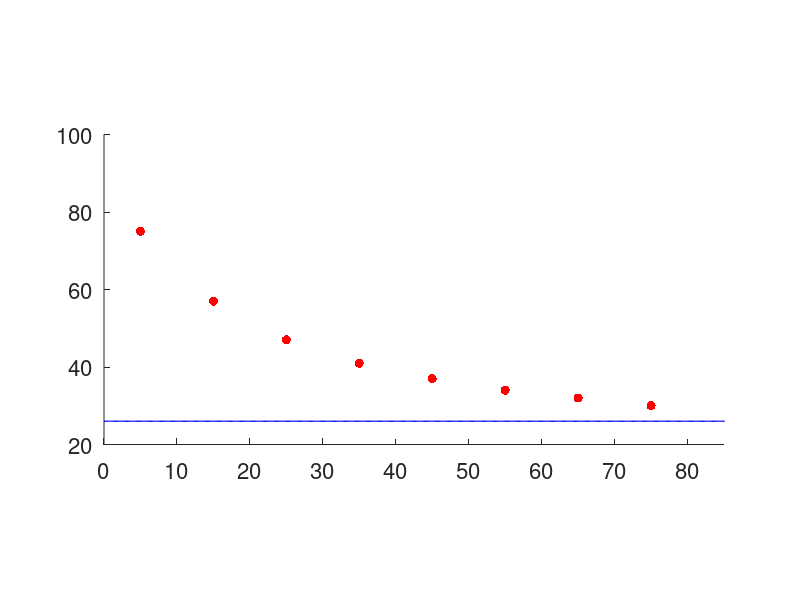
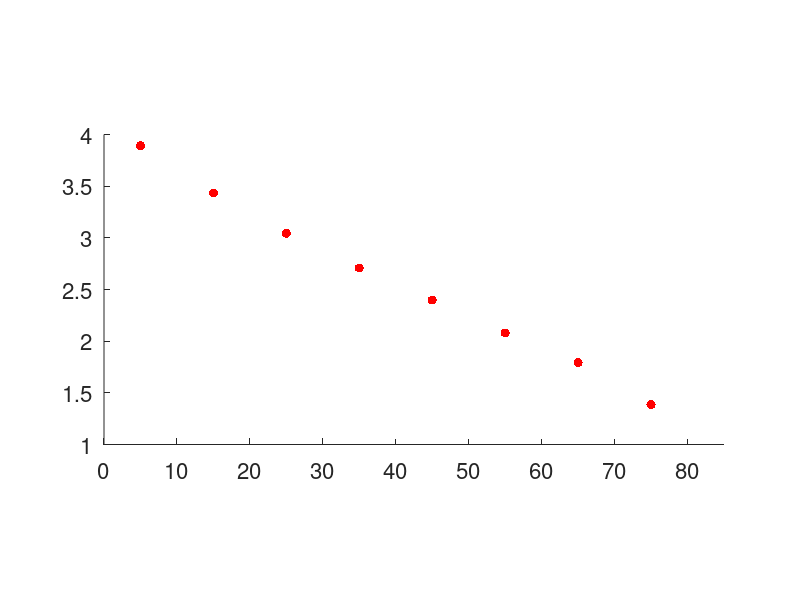
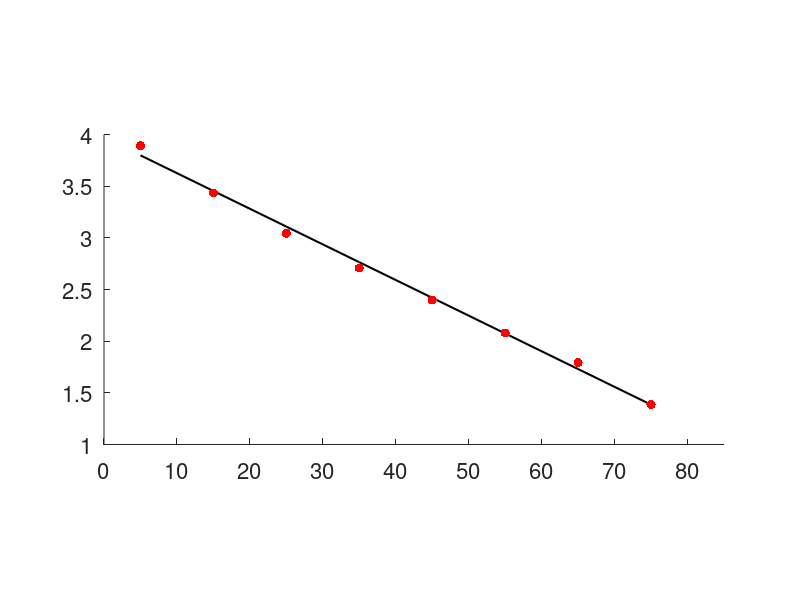
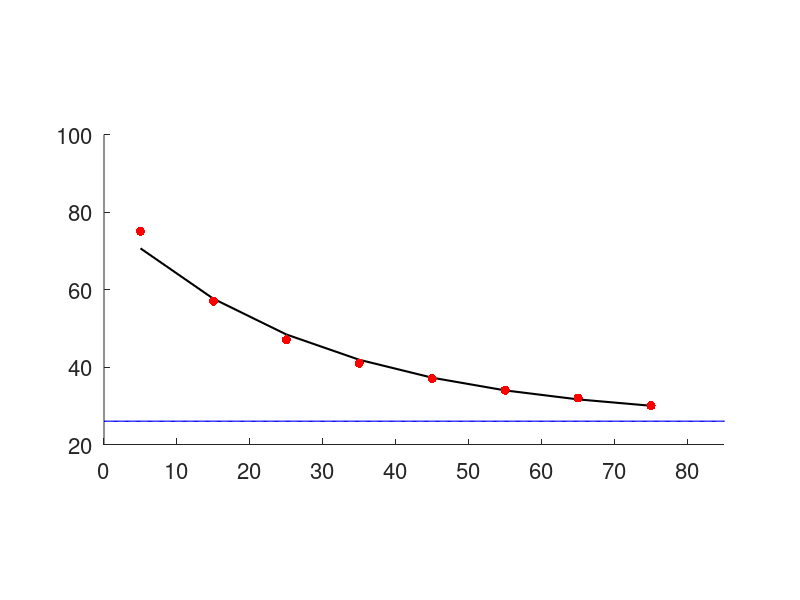

MATLAB code for these plots, in order:
% Matlab/Octave code for temperature modelling video. 
%
% Samuli Siltanen September 2019

%% Preliminary computations and definitions

% Parameters for controlling plot appearance
msize = 20;
lwidth = 1.5;
predline = 1.5;
thinline = 1;
fsize = 16;
tempfsize = 24;
GrayLine = [.6 .6 .6];
LightGray = [.85 .85 .85];

% Here are the data points. Time in minutes, temperature in C.
timevec_orig = [1,2,3,4,5,6,7,8,9,10,11,12,13,...
    14,15,16,17,18,19,20,21,22,...
    23,24,25,26,27,28,29,30,31,32,33,34,...
    35,36,37,38,39,40,41,42,43,44,...
    45,46,47,48,49,50,51,52,53,54,55,...
    56,57,58,59,60,61,62,63,64,65,...
    66,67,68,69,70,71,72,73,74,75,...
    76,77,78,79,80,81,82,83,84,85,...
    86,87,88,89,90,91,92,93,94,95,...
    96,97,98,99,100,101,102,103,104,105,...
    106,107,108,109,110,111,112,113,114,115,116,...
    117,118,119,120,121,122,123,124,125,...
    126,127,128,129,130,131,132,133,134,135,136,...
    137,138,139,140,141,142,143,144,145,146];
tempvec0_orig = [88,84,81,78,75,73,70,68,66,64,62,61,59,...
    58,57,55,54,53,52,51,50,49,...
    48,48,47,46,45,45,44,44,43,42,42,41,...
    41,41,40,40,39,39,38,38,38,37,...
    37,37,36,36,36,35,35,35,35,34,34,...
    34,34,33,33,33,33,33,32,32,32,...
    32,32,31,31,31,31,31,31,31,30,...
    30,30,30,30,30,30,30,30,29,29,...
    29,29,29,29,29,29,29,29,29,28,...
    28,28,28,28,28,28,28,28,28,28,...
    28,28,28,28,27,27,27,27,27,27,27,...
    27,27,27,27,27,27,27,27,27,...
    27,27,27,27,27,26,26,26,26,26,26,...
    26,26,26,26,26,26,26,26,26,26];

% Let's pick out a representative part of the measurements.
timevec = timevec_orig(5:10:round(.55*end));
tempvec0 = tempvec0_orig(5:10:round(.55*end));

% Record an early time-temperature pair
earlymeastime = timevec_orig(15);
earlymeastemp = tempvec0_orig(15);

% Record prediction time and temperature
latemeastime = timevec_orig(90);
latemeastemp = tempvec0_orig(90);

% Background temperature (best guess; the room had different temperatures
% away from the boiling kettle...)
roomtemp = 26;

% Ideal time coordinate vector, extended clearly outside the measurement
% time vector. That way we can study predictions of the model for earlier
% and later times than those measured.
tMAX = max(timevec);
idtimevec = linspace(0,2*tMAX,1000);
idtimevecneg = linspace(-tMAX,2*tMAX,1000);


%% Build an ideal model by fitting a polynomial model to log-temperatures

% Subtract room temperature
tempvec = tempvec0-roomtemp;

% Linear fit for exponential heat behaviour
logtempvec = log(tempvec);
p = polyfit(timevec,logtempvec,1);

% Measured values
figure(1)
clf
plot(timevec,tempvec0,'r.','markersize',msize)
hold on
plot(idtimevec,roomtemp*ones(size(idtimevec)),'b','linewidth',thinline)
set(gca,'xtick',0:10:80 ,'fontsize',fsize)
ylim([20 100])
xlim([0 85])
pbaspect([2 1 1])
box off

% Plot log of measured points
figure(2)
clf
plot(timevec,logtempvec,'r.','markersize',msize)
set(gca,'xtick',0:10:80 ,'fontsize',fsize)
xlim([0 85])
pbaspect([2 1 1])
box off

% Plot linear fit to log-points
figure(3)
clf
plot(timevec,polyval(p,timevec),'k','linewidth',lwidth)
hold on
plot(timevec,logtempvec,'r.','markersize',msize)
set(gca,'xtick',0:10:80 ,'fontsize',fsize)
xlim([0 85])
pbaspect([2 1 1])
box off

% Illustrate the exponential model fit
figure(4)
clf
plot(idtimevec,roomtemp*ones(size(idtimevec)),'b','linewidth',thinline)
hold on
%plot(timevec,roomtemp+exp(polyval(p,timevec)),'k','linewidth',lwidth)
plot(timevec,roomtemp+exp(p(2))*exp(p(1)*timevec),'k','linewidth',lwidth)
plot(timevec,tempvec0,'r.','markersize',msize)
set(gca,'xtick',0:10:80 ,'fontsize',fsize)
ylim([20 100])
xlim([0 85])
pbaspect([2 1 1])
box off




%% Study sensitivity of forward prediction.

% Choose time instant to which the prediction goes
predtime = latemeastime;
indpred = min(find(abs(idtimevec-predtime)==min(abs(idtimevec-predtime))));

% Given the time-temperature pair at some early measurement time,
% we determine the exponential function passing through that point
% and decaying to room temperature with the same rate than the above model.
timeA = earlymeastime;
tempA = earlymeastemp;
logtempA = log(tempA-roomtemp);
pA = p;
pA(2) = logtempA-pA(1)*timeA; % Find constant in the linear model for logtemp
indA = min(find(abs(idtimevec-timeA)==min(abs(idtimevec-timeA))));

timeB = earlymeastime-2;
tempB = earlymeastemp-2;
logtempB = log(tempB-roomtemp);
pB = p;
pB(2) = logtempB-pB(1)*timeB; % Find constant in the linear model for logtemp
indB = min(find(abs(idtimevec-timeB)==min(abs(idtimevec-timeB))));

timeC = earlymeastime+2;
tempC = earlymeastemp+2;
logtempC = log(tempC-roomtemp);
pC = p;
pC(2) = logtempC-pC(1)*timeC; % Find constant in the linear model for logtemp
indC = min(find(abs(idtimevec-timeC)==min(abs(idtimevec-timeC))));

% Evaluate predictions at last measured time
predictionA = roomtemp+exp(pA(2)+pA(1)*predtime);
expfunB = roomtemp+exp(pB(2)+pB(1)*idtimevec);
predictionB = roomtemp+exp(pB(2)+pB(1)*predtime);
expfunC = roomtemp+exp(pC(2)+pC(1)*idtimevec);
predictionC = roomtemp+exp(pC(2)+pC(1)*predtime);
truepred = tempvec0(end);


figure(5)
clf
plot(idtimevec,roomtemp*ones(size(idtimevec)),'b','linewidth',thinline)
hold on
% Plot exponential fit
plot(idtimevec(indA:indpred),roomtemp+exp(pA(2)+pA(1)*idtimevec(indA:indpred)),'k','linewidth',predline)
plot(timeA,tempA,'r.','markersize',msize)
plot(predtime,predictionA,'k.','markersize',msize)
text(predtime-7,predictionA+10,[num2str(predictionA,'%0.1f')],'fontsize',tempfsize)
set(gca,'xtick',0:10:130,'fontsize',fsize)
ylim([20 100])
xlim([0 120])
pbaspect([2 1 1])
box off


figure(6)
clf
plot(idtimevec,roomtemp*ones(size(idtimevec)),'b','linewidth',thinline)
hold on
% Plot exponential fit
pp = plot(idtimevec(indA:indpred),roomtemp+exp(pA(2)+pA(1)*idtimevec(indA:indpred)),'k','linewidth',predline);
set(pp,'color',GrayLine)
plot(idtimevec(indB:indpred),expfunB(indB:indpred),'k','linewidth',predline)
plot(timeA,tempA,'r.','markersize',msize)
plot(timeB,tempB,'b.','markersize',msize)
pp = plot(predtime,predictionA,'k.','markersize',msize);
set(pp,'color',GrayLine)
plot(predtime,predictionB,'k.','markersize',msize)
text(predtime-7,predictionA+10,[num2str(predictionB,'%0.1f')],'fontsize',tempfsize)
set(gca,'xtick',0:10:130,'fontsize',fsize)
ylim([20 100])
xlim([0 120])
pbaspect([2 1 1])
box off


figure(7)
clf
plot(idtimevec,roomtemp*ones(size(idtimevec)),'b','linewidth',thinline)
hold on
pp = plot(idtimevec(indA:indpred),roomtemp+exp(pA(2)+pA(1)*idtimevec(indA:indpred)),'k','linewidth',predline);
set(pp,'color',GrayLine)
pp = plot(idtimevec(indB:indpred),expfunB(indB:indpred),'k','linewidth',predline);
set(pp,'color',GrayLine)
plot(idtimevec(indC:indpred),expfunC(indC:indpred),'k','linewidth',predline)
pp = plot(timeA,tempA,'r.','markersize',msize);
pp = plot(timeB,tempB,'b.','markersize',msize);
set(pp,'color',GrayLine)
plot(timeC,tempC,'b.','markersize',msize)
pp = plot(predtime,predictionA,'k.','markersize',msize);
set(pp,'color',GrayLine)
pp = plot(predtime,predictionB,'k.','markersize',msize);
set(pp,'color',GrayLine)
plot(predtime,predictionC,'k.','markersize',msize)
text(predtime-7,predictionA+10,[num2str(predictionC,'%0.1f')],'fontsize',tempfsize)
set(gca,'xtick',0:10:130,'fontsize',fsize)
ylim([20 100])
xlim([0 120])
pbaspect([2 1 1])
box off


figure(8)
clf
plot(idtimevec,roomtemp*ones(size(idtimevec)),'b','linewidth',thinline)
hold on
pp = plot(idtimevec(indA:indpred),roomtemp+exp(pA(2)+pA(1)*idtimevec(indA:indpred)),'k','linewidth',predline);
set(pp,'color',GrayLine)
pp = plot(idtimevec(indB:indpred),expfunB(indB:indpred),'k','linewidth',predline);
set(pp,'color',GrayLine)
pp = plot(idtimevec(indC:indpred),expfunC(indC:indpred),'k','linewidth',predline)
set(pp,'color',GrayLine)
pp = plot(timeA,tempA,'r.','markersize',msize);
pp = plot(timeB,tempB,'b.','markersize',msize);
set(pp,'color',GrayLine)
pp = plot(timeC,tempC,'b.','markersize',msize);
set(pp,'color',GrayLine)
pp = plot(predtime,predictionA,'k.','markersize',msize);
set(pp,'color',GrayLine)
pp = plot(predtime,predictionB,'k.','markersize',msize);
set(pp,'color',GrayLine)
pp = plot(predtime,predictionC,'k.','markersize',msize);
set(pp,'color',GrayLine)
plot(latemeastime,latemeastemp,'r.','markersize',msize)
tt = text(predtime-7,predictionA+10,[num2str(latemeastemp,'%0.0f')],'fontsize',tempfsize);
set(tt,'color',[1 0 0])
set(gca,'xtick',0:10:130,'fontsize',fsize)
ylim([20 100])
xlim([0 120])
pbaspect([2 1 1])
box off





%% Study sensitivity of backward prediction over a long time interval.

% Given the time-temperature pair at the late measurement time,
% we determine the exponential function passing through that point
% and decaying to room temperature with the same rate than the above model.
timeG = latemeastime;
tempG = latemeastemp;
logtempG = log(tempG-roomtemp);
pG = p;
pG(2) = logtempG-pG(1)*timeG; % Find constant in the linear model for logtemp
indG = min(find(abs(idtimevec-timeG)==min(abs(idtimevec-timeG))));

timeH = latemeastime-1;
tempH = latemeastemp-1;
logtempH = log(tempH-roomtemp);
pH = p;
pH(2) = logtempH-pH(1)*timeH; % Find constant in the linear model for logtemp
indH = min(find(abs(idtimevec-timeH)==min(abs(idtimevec-timeH))));

timeI = latemeastime+1;
tempI = latemeastemp+1;
logtempI = log(tempI-roomtemp);
pI = p;
pI(2) = logtempI-pI(1)*timeI; % Find constant in the linear model for logtemp
indI = min(find(abs(idtimevec-timeI)==min(abs(idtimevec-timeI))));

% Evaluate predictions at time zero
predictionG = roomtemp+exp(pG(2));
expfunG = roomtemp+exp(pG(2)+pG(1)*idtimevec);
predictionH = roomtemp+exp(pH(2));
expfunH = roomtemp+exp(pH(2)+pH(1)*idtimevec);
predictionI = roomtemp+exp(pI(2));
expfunI = roomtemp+exp(pI(2)+pI(1)*idtimevec);


figure(19)
clf
plot(idtimevec,roomtemp*ones(size(idtimevec)),'b','linewidth',thinline)
hold on
pp = plot(timeG,tempG,'r.','markersize',msize);
tt = text(timeG,tempG+8,[num2str(tempG,'%0.0f')],'fontsize',tempfsize);
set(tt,'color',[1 0 0])
set(gca,'xtick',0:10:130,'fontsize',fsize)
ylim([20 100])
xlim([0 120])
pbaspect([2 1 1])
box off


figure(20)
clf
plot(idtimevec,roomtemp*ones(size(idtimevec)),'b','linewidth',thinline)
hold on
pp = plot(idtimevec(1:indG),roomtemp+exp(pG(2)+pG(1)*idtimevec(1:indG)),'k','linewidth',predline);
tt = text(2,predictionG+3,[num2str(predictionG,'%0.0f')],'fontsize',tempfsize);
pp = plot(timeG,tempG,'r.','markersize',msize);
pp = plot(0,predictionG,'k.','markersize',msize);
set(gca,'xtick',0:10:130,'fontsize',fsize)
ylim([20 100])
xlim([0 120])
pbaspect([2 1 1])
box off



figure(21)
clf
plot(idtimevec,roomtemp*ones(size(idtimevec)),'b','linewidth',thinline)
hold on
pp = plot(idtimevec(1:indG),roomtemp+exp(pG(2)+pG(1)*idtimevec(1:indG)),'k','linewidth',predline);
set(pp,'color',GrayLine)
tt = text(2,predictionG+3,[num2str(predictionG,'%0.0f')],'fontsize',tempfsize);
set(tt,'color',GrayLine)
pp = plot(idtimevec(1:indH),expfunH(1:indH),'k','linewidth',predline);
tt = text(2,predictionH+3,[num2str(predictionH,'%0.0f')],'fontsize',tempfsize);
pp = plot(timeG,tempG,'r.','markersize',msize);
pp = plot(timeH,tempH,'b.','markersize',msize);
pp = plot(0,predictionG,'k.','markersize',msize);
set(pp,'color',GrayLine)
pp = plot(0,predictionH,'k.','markersize',msize);
set(gca,'xtick',0:10:130,'fontsize',fsize)
ylim([20 100])
xlim([0 120])
pbaspect([2 1 1])
box off



figure(22)
clf
plot(idtimevec,roomtemp*ones(size(idtimevec)),'b','linewidth',thinline)
hold on
pp = plot(idtimevec(1:indG),roomtemp+exp(pG(2)+pG(1)*idtimevec(1:indG)),'k','linewidth',predline);
set(pp,'color',GrayLine)
tt = text(2,predictionG+3,[num2str(predictionG,'%0.0f')],'fontsize',tempfsize);
set(tt,'color',GrayLine)
pp = plot(idtimevec(1:indH),expfunH(1:indH),'k','linewidth',predline);
set(pp,'color',GrayLine)
tt = text(2,predictionH+3,[num2str(predictionH,'%0.0f')],'fontsize',tempfsize);
set(tt,'color',GrayLine)
pp = plot(idtimevec(1:indI),expfunI(1:indI),'k','linewidth',predline)
pp = plot(timeG,tempG,'r.','markersize',msize);
pp = plot(timeH,tempH,'b.','markersize',msize);
set(pp,'color',GrayLine)
pp = plot(timeI,tempI,'b.','markersize',msize);
pp = plot(0,predictionG,'k.','markersize',msize);
set(pp,'color',GrayLine)
pp = plot(0,predictionH,'k.','markersize',msize);
set(pp,'color',GrayLine)
tt = text(20,80,[num2str(predictionI,'%0.0f')],'fontsize',tempfsize);
set(gca,'xtick',0:10:130,'fontsize',fsize)
ylim([20 100])
xlim([0 120])
pbaspect([2 1 1])
box off





figure(23)
clf
plot(idtimevec,roomtemp*ones(size(idtimevec)),'b','linewidth',thinline)
hold on
pp = plot(idtimevec(1:indG),roomtemp+exp(pG(2)+pG(1)*idtimevec(1:indG)),'k','linewidth',predline);
set(pp,'color',GrayLine)
tt = text(2,predictionG+3,[num2str(predictionG,'%0.0f')],'fontsize',tempfsize);
set(tt,'color',GrayLine)
pp = plot(idtimevec(1:indH),expfunH(1:indH),'k','linewidth',predline);
set(pp,'color',GrayLine)
tt = text(2,predictionH+3,[num2str(predictionH,'%0.0f')],'fontsize',tempfsize);
set(tt,'color',GrayLine)
pp = plot(idtimevec(1:indI),expfunI(1:indI),'k','linewidth',predline)
set(pp,'color',GrayLine)
pp = plot(timeH,tempH,'b.','markersize',msize);
set(pp,'color',GrayLine)
pp = plot(timeI,tempI,'b.','markersize',msize);
set(pp,'color',GrayLine)
pp = plot(timeG,tempG,'r.','markersize',msize);
pp = plot(0,predictionG,'k.','markersize',msize);
set(pp,'color',GrayLine)
pp = plot(0,predictionH,'k.','markersize',msize);
set(pp,'color',GrayLine)
% pp = plot(predtime,predictionI,'k.','markersize',msize);
% set(pp,'color',GrayLine)
tt = text(20,80,[num2str(predictionI,'%0.0f')],'fontsize',tempfsize);
set(tt,'color',GrayLine)
plot(0,100,'r.','markersize',msize)
set(gca,'xtick',0:10:130,'fontsize',fsize)
ylim([20 100])
xlim([0 120])
pbaspect([2 1 1])
box off






%% Evaluate estimates for the boiling time counted backward from 100 minutes

expfunG = roomtemp+exp(pG(2)+pG(1)*idtimevecneg);
tmpG = abs(roomtemp+exp(pG(2)+pG(1)*idtimevecneg)-100);
indG100 = find(tmpG == min(tmpG));
timeG100 = idtimevecneg(indG100);

expfunH = roomtemp+exp(pH(2)+pH(1)*idtimevecneg);
tmpH = abs(roomtemp+exp(pH(2)+pH(1)*idtimevecneg)-100);
indH100 = find(tmpH == min(tmpH));
timeH100 = idtimevecneg(indH100);

expfunI = roomtemp+exp(pI(2)+pI(1)*idtimevecneg);
tmpI = abs(roomtemp+exp(pI(2)+pI(1)*idtimevecneg)-100);
indI100 = find(tmpI == min(tmpI));
timeI100 = idtimevecneg(indI100);

indGneg = min(find(abs(idtimevecneg-timeG)==min(abs(idtimevecneg-timeG))));
indHneg = min(find(abs(idtimevecneg-timeH)==min(abs(idtimevecneg-timeH))));
indIneg = min(find(abs(idtimevecneg-timeI)==min(abs(idtimevecneg-timeI))));



figure(31)
clf
plot(idtimevecneg,roomtemp*ones(size(idtimevecneg)),'b','linewidth',thinline)
hold on
pp = plot(idtimevecneg(1:indGneg),roomtemp+exp(pG(2)+pG(1)*idtimevecneg(1:indGneg)),'k','linewidth',predline);
pp = plot(timeG,tempG,'r.','markersize',msize);
pp = plot(timeG100,100,'k.','markersize',msize);
pp = plot([timeG100,timeG100],[0,100],'k--','linewidth',thinline);
plot(0,100,'r.','markersize',msize)
pp = plot([0,0],[0,100],'r--','linewidth',thinline);
set(gca,'xtick',-30:10:130,'fontsize',fsize)
ylim([20 100])
xlim([-30 110])
pbaspect([2 1 1])
box off



figure(32)
clf
plot(idtimevecneg,roomtemp*ones(size(idtimevecneg)),'b','linewidth',thinline)
hold on
pp = plot(idtimevecneg(1:indGneg),roomtemp+exp(pG(2)+pG(1)*idtimevecneg(1:indGneg)),'k','linewidth',predline);
set(pp,'color',GrayLine)
pp = plot(idtimevecneg(1:indHneg),expfunH(1:indHneg),'k','linewidth',predline);
pp = plot(timeH,tempH,'b.','markersize',msize);
pp = plot(timeG,tempG,'r.','markersize',msize);
pp = plot(timeG100,100,'k.','markersize',msize);
set(pp,'color',GrayLine)
pp = plot([timeG100,timeG100],[0,100],'k--','linewidth',thinline);
set(pp,'color',GrayLine)
pp = plot([timeH100,timeH100],[0,100],'k--','linewidth',thinline);
pp = plot(timeH100,100,'k.','markersize',msize);
plot(0,100,'r.','markersize',msize)
pp = plot([0,0],[0,100],'r--','linewidth',thinline);
set(gca,'xtick',-30:10:130,'fontsize',fsize)
ylim([20 100])
xlim([-30 110])
pbaspect([2 1 1])
box off



figure(33)
clf
plot(idtimevecneg,roomtemp*ones(size(idtimevecneg)),'b','linewidth',thinline)
hold on
pp = plot(idtimevecneg(1:indGneg),roomtemp+exp(pG(2)+pG(1)*idtimevecneg(1:indGneg)),'k','linewidth',predline);
set(pp,'color',GrayLine)
pp = plot(idtimevecneg(1:indHneg),expfunH(1:indHneg),'k','linewidth',predline);
set(pp,'color',GrayLine)
pp = plot(idtimevecneg(1:indIneg),expfunI(1:indIneg),'k','linewidth',predline);
pp = plot(timeH,tempH,'b.','markersize',msize);
pp = plot(timeI,tempI,'b.','markersize',msize);
pp = plot(timeG,tempG,'r.','markersize',msize);
pp = plot(timeG100,100,'k.','markersize',msize);
set(pp,'color',GrayLine)
pp = plot([timeG100,timeG100],[0,100],'k--','linewidth',thinline);
set(pp,'color',GrayLine)
pp = plot([timeH100,timeH100],[0,100],'k--','linewidth',thinline);
set(pp,'color',GrayLine)
pp = plot([timeI100,timeI100],[0,100],'k--','linewidth',thinline);
pp = plot(timeH100,100,'k.','markersize',msize);
set(pp,'color',GrayLine)
pp = plot(timeI100,100,'k.','markersize',msize);
plot(0,100,'r.','markersize',msize)
pp = plot([0,0],[0,100],'r--','linewidth',thinline);
set(gca,'xtick',-30:10:130,'fontsize',fsize)
ylim([20 100])
xlim([-30 110])
pbaspect([2 1 1])
box off



figure(34)
clf
pp = patch([timeH100,timeH100,timeI100,timeI100],[0,100,100,0],LightGray);
set(pp,'EdgeColor',LightGray)
hold on
plot(idtimevecneg,roomtemp*ones(size(idtimevecneg)),'b','linewidth',thinline)
pp = plot(idtimevecneg(1:indHneg),expfunH(1:indHneg),'k','linewidth',predline);
pp = plot(idtimevecneg(1:indIneg),expfunI(1:indIneg),'k','linewidth',predline);
pp = plot(timeH,tempH,'b.','markersize',msize);
pp = plot(timeI,tempI,'b.','markersize',msize);
pp = plot(timeG,tempG,'r.','markersize',msize);
pp = plot(timeH100,100,'k.','markersize',msize);
pp = plot(timeI100,100,'k.','markersize',msize);
plot(0,100,'r.','markersize',msize)
pp = plot([0,0],[0,100],'r--','linewidth',thinline);
set(gca,'xtick',-30:10:130,'fontsize',fsize)
ylim([20 100])
xlim([-30 110])
pbaspect([2 1 1])
box off


%% Display results
disp(' ')
disp(['Temperature at future time ',num2str(latemeastime),' is between ',num2str(predictionB), ' and ',num2str(predictionC)])
disp(['Long-time backward prediction: Temperature at time zero is between ',num2str(predictionH), ' and ',num2str(predictionI)])
disp(['Long-time backward prediction: Boiling time was between ',num2str(round(timeH100)),' and ',num2str(round(timeI100))])



